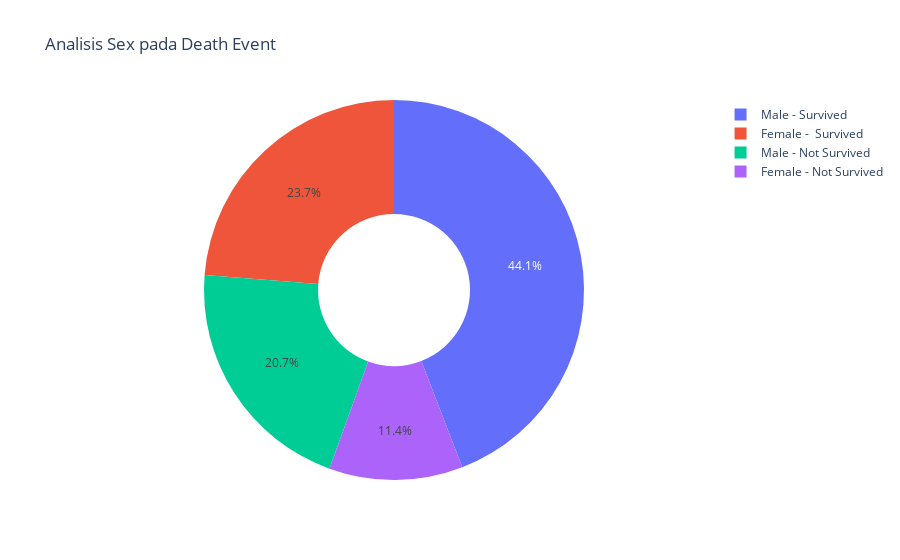

The cell this chart's notebook holds for it:
### Code cell
# Analisis Sex pada Death Event
# 0 untuk female dan 1 untuk male

female = df[df["sex"]==0]
male = df[df["sex"]==1]

male_survi = male[df["DEATH_EVENT"]==0]
male_not = male[df["DEATH_EVENT"]==1]
female_survi = female[df["DEATH_EVENT"]==0]
female_not = female[df["DEATH_EVENT"]==1]

labels = ['Male - Survived','Male - Not Survived', "Female -  Survived", "Female - Not Survived"]
values = [len(male[df["DEATH_EVENT"]==0]),len(male[df["DEATH_EVENT"]==1]),
         len(female[df["DEATH_EVENT"]==0]),len(female[df["DEATH_EVENT"]==1])]
fig = go.Figure(data=[go.Pie(labels=labels, values=values, hole=.4)])
fig.update_layout(
    title_text="Analisis Sex pada Death Event")
fig.show()

### Figure 1 — Plotly figure (JSON) as saved in the notebook; plotly's stock layout.template omitted (floating-point values rounded to 4 significant figures)
{"data": [{"hole": 0.4, "labels": ["Male - Survived", "Male - Not Survived", "Female -  Survived", "Female - Not Survived"], "type": "pie", "values": [132, 62, 71, 34]}], "layout": {"title": {"text": "Analisis Sex pada Death Event"}}}
